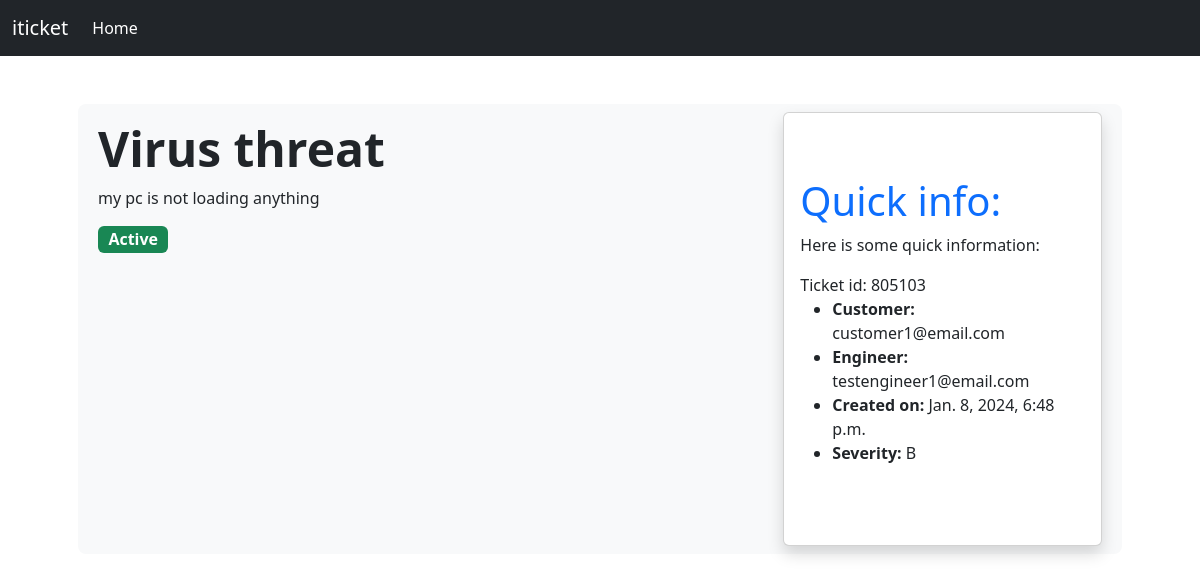
The page /ticket/ticket-details/805103/ on the database its author committed.
### ticket/models.py (models this page shows)
class Ticket(models.Model):
    customer = models.ForeignKey(User, on_delete=models.CASCADE)
    engineer = models.ForeignKey(User, on_delete=models.DO_NOTHING, related_name='engineer', null=True, blank=True)
    ticket_id = models.CharField(max_length=15, unique=True)
    ticket_title = models.CharField(max_length=50)
    ticket_description = models.TextField()
    status = models.CharField(max_length=20, choices=CHOICES, default='Pending')
    created_on = models.DateTimeField(auto_now_add=True)
    last_modified = models.DateTimeField(auto_now=True)
    is_resolved = models.BooleanField(default=False)
    severity = models.CharField(max_length=5, choices=(('A', 'A'), ('B', 'B')), default='B')
    is_assigned_to_engineer = models.BooleanField(default=False)
    resolution_steps = models.TextField(blank=True, null=True)

### accounts/models.py (models this page shows)
class User(AbstractUser):
    is_customer = models.BooleanField(default=False)
    is_engineer = models.BooleanField(default=False)
    email = models.EmailField(unique=True)

### ticket/views.py (the view)
# urls.py: path('ticket-details/<str:ticket_id>/', views.ticket_details, name='ticket-details'),
def ticket_details(request, ticket_id):
    ticket = Ticket.objects.get(ticket_id=ticket_id)
    context = {'ticket':ticket}
    return render(request, 'ticket/ticket_details.html', context)

### templates/ticket/ticket_details.html (shortened to what this page needs)
{% extends 'base.html' %}
{% block content %}
<div class="container pb-4">
    <div class="row p-2 m-4 bg-light rounded-3">
        <div class="col-md-8">
            <div class="py-2">
                <h1 class="display-5 fw-bold">{{ticket.ticket_title}}</h1>
                <p class="fs-6">
                    {{ticket.ticket_description}}
                </p>
                {% if ticket.status == 'Pending' %}
                <span class="badge bg-warning fs-6">Pending</span>
                {% elif ticket.status == 'Active' %}
                <span class="badge bg-success fs-6">Active</span>
                {% elif ticket.status == 'Resolved' %}
                <span class="badge bg-danger fs-6">Resolved</span>
                {% endif %}
            </div>
        </div>
        <div class="col-md-4">
            <div class="card shadow">
                <div class="card-body">
                    <div class="py-5">
                        <h2 class="display-6 text-primary">Quick info:</h2>
                        <p class="fs-6">
                            Here is some quick information:
                        </p>
                        Ticket id: <span class="fs-6">{{ticket.ticket_id}}</span>
                        <ul class="fs-6">
                            <li><b>Customer:</b> {{ticket.customer}}</li>
                            <li><b>Engineer:</b> {{ticket.engineer}}</li>
                            <li><b>Created on:</b> {{ticket.created_on}}</li>
                            <li><b>Severity:</b> {{ticket.severity}}</li>
                        </ul>
                    </div>
                </div>
            </div>
        </div>
    </div>
{% endblock content %}

### rows shown on the page
Ticket: ticket_title "Virus threat", ticket_description "my pc is not loading anything", ticket_id "805103", customer "customer1@email.com", engineer "testengineer1@email.com", created_on "Jan. 8, 2024, 6:48 p.m.", severity "B"
